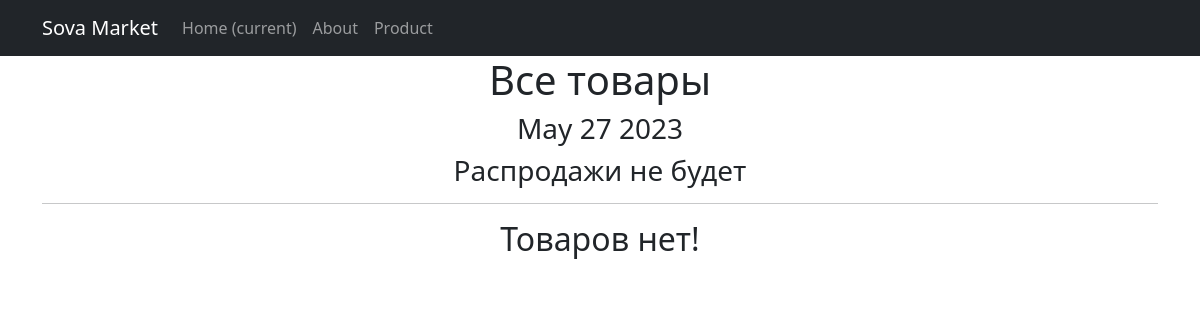
/products/, run on an earlier commit of the app's database.
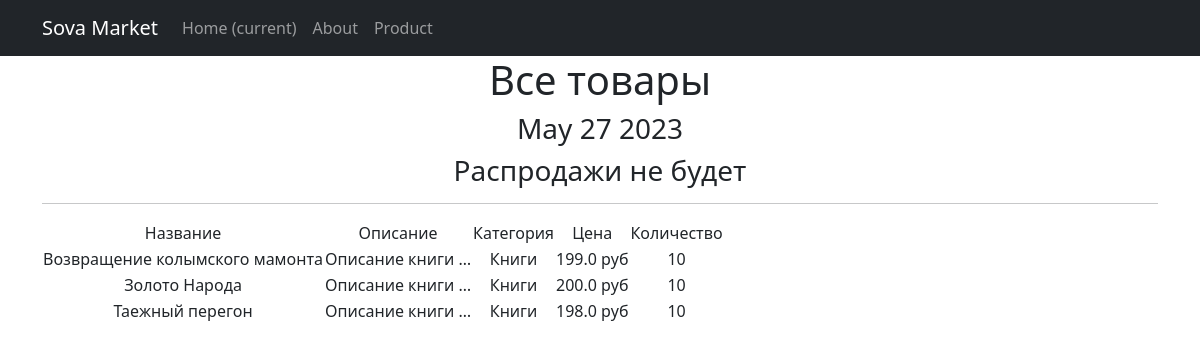
And on a later commit of the database.
### sova_market/models.py (models this page shows, shortened)
class Product(models.Model):
    name = models.CharField(
        max_length=50,
        unique=True, # названия товаров не должны повторяться
    )
    description = models.TextField()
    quantity = models.IntegerField(
        validators=[MinValueValidator(0)],
    )
    category = models.ForeignKey(
        to='Category',
        on_delete=models.CASCADE,
        related_name='products', # все продукты в категории будут доступны через поле products
    )
    price = models.FloatField(
        validators=[MinValueValidator(0.0)],
    )

class Category(models.Model):
    name = models.CharField(max_length=100, unique=True)

### sova_market/views.py (the view)
# urls.py: path('', ProductsList.as_view()),
class ProductsList(ListView):
    model = Product
    ordering = 'name'
    template_name = 'products.html'
    context_object_name = 'products'
    def get_context_data(self, **kwargs):
        context = super().get_context_data(**kwargs)
        context['time_now'] = datetime.utcnow()
        context['next_sale'] = "Распродажи не будет"
        return context

### sova_market/templatetags/custom_filters.py (called while the page is built)
@register.filter()
def currency(value):
   return f'{value} руб'

### templates/products.html (shortened to what this page needs)
{% extends 'flatpages/default.html' %}
{% load custom_filters %}
{% block content %}
   <h1>Все товары</h1>
   <h3>{{ time_now|date:'M d Y' }}</h3>
   <h3> {{ next_sale|default_if_none:"Чуть позже сообщим о распродаже!" }} </h3>
   <hr>
   {% if products %}
       <table>
           <tr>
               <td>Название</td>
               <td>Описание</td>
               <td>Категория</td>
               <td>Цена</td>
               <td>Количество</td>
           </tr>
           {% for product in products %}
           <tr>
               <td>{{ product.name }}</td>
               <td>{{ product.description|truncatewords:2 }}</td>
               <td>{{ product.category.name }}</td>
               <td>{{ product.price|currency }}</td>
               <td>{{ product.quantity }}</td>
           </tr>
           {% endfor %}
       </table>
   {% else %}
       <h2>Товаров нет!</h2>
   {% endif %}
{% endblock content %}

### templates/flatpages/default.html (shortened to what this page needs)
<!DOCTYPE html>
<html lang="en">
    <head>
        {% load static %}
        <link href="{% static 'css/styles.css' %}" rel="stylesheet" />
    </head>
    <body>
        <nav class="navbar navbar-expand-lg navbar-dark bg-dark static-top">
            <div class="container">
                <a class="navbar-brand" href="#">Sova Market</a>
                <div class="collapse navbar-collapse" id="navbarResponsive">
                    <ul class="navbar-nav ml-auto">
                        <li class="nav-item active">
                            <a class="nav-link" href="#">Home
                                <span class="sr-only">(current)</span>
                            </a>
                        </li>
                        <li class="nav-item">
                            <a class="nav-link" href="/about/">About</a>
                        </li>
                        <li class="nav-item">
                            <a class="nav-link" href="/products/">Product</a>
                        </li>
                    </ul>
                </div>
            </div>
        </nav>
        <div class="container">
            <div class="row">
                <div class="col-lg-12 text-center">
                    {% block content %}{% endblock content %}
                </div>
            </div>
        </div>
    </body>
</html>

What changed in the data, as far as the page shows it:
added Product: name "Возвращение колымского мамонта", description "Описание книги …", category.name "Книги", price "199.0 руб", quantity "10"
added Product: name "Золото Народа", description "Описание книги …", category.name "Книги", price "200.0 руб", quantity "10"
added Product: name "Таежный перегон", description "Описание книги …", category.name "Книги", price "198.0 руб", quantity "10"
Also different on the page:
text no longer shown: "Товаров нет!"
text now shown: "Название Описание Категория Цена Количество"
